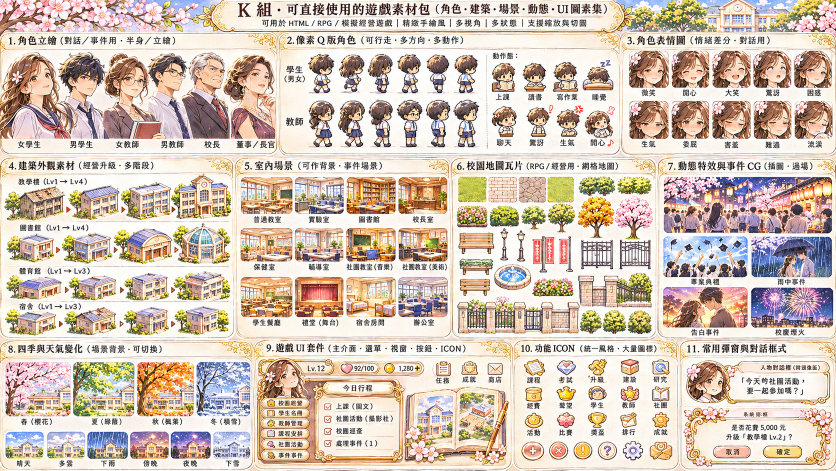
#> input picture assets/source/21_pack_K_game_assets.png, 1672 x 941 px (shown at 1/2 size)
$ python cut_props.py
#> lines starting #> are read from the running program, lines starting #| are printed output that depends on the picture
#!/usr/bin/env python3
"""樹木/裝飾/地磚：從素材 K（第 6 區）裁出，寫入 manifest。"""
import os,json,sys
sys.path.insert(0,os.path.dirname(os.path.abspath(__file__)))
import numpy as np
from PIL import Image,ImageEnhance
from segment import rm_bg,defringe
from scipy import ndimage as ndi
ROOT=os.path.dirname(os.path.dirname(os.path.abspath(__file__)))
k=Image.open(f'{ROOT}/assets/source/21_pack_K_game_assets.png').convert('RGBA').crop((912,350,1306,645))
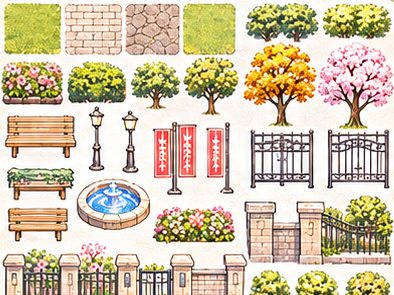
#> k: PIL image 394x295 RGBA; mean R, G, B, A 210.5, 195.6, 169.5, 255
B={'tree_g1':(131,60,181,112),'tree_g2':(184,55,239,117),'tree_orange':(243,43,317,130),'tree_pink':(318,45,393,132),
 'hedge':(67,60,128,104),'flowers':(1,60,65,108),'bench':(2,113,78,160),'lamp':(87,104,107,174),'fountain':(74,176,153,234),'banner':(152,118,199,198),'gate':(249,128,316,192)}
def get(n,tol=26):
    im=rm_bg(k.crop(B[n]),tol=tol,grow=1.3)
    if n in ('gate','banner'):
        a=np.array(im); w=(a[:,:,:3].min(2)>200); a[:,:,3]=np.where(w,0,a[:,:,3]); im=Image.fromarray(a)
    return defringe(im)
def trim(im):
    a=np.array(im)[:,:,3]>40; ys,xs=np.where(a); return im.crop((xs.min(),ys.min(),xs.max()+1,ys.max()+1))
#> (the run stopped early here; a loop or call above may not have finished)

$ run again, with assets/source/01_building_upgrade_stages.png copied over assets/source/21_pack_K_game_assets.png
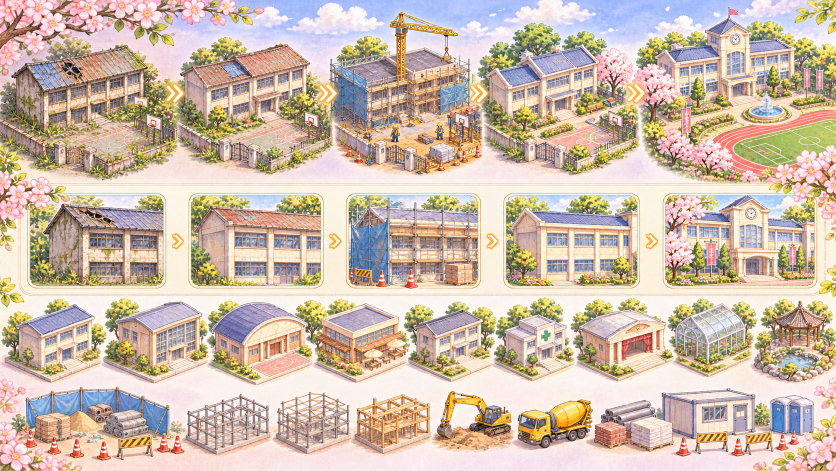
#> input picture assets/source/01_building_upgrade_stages.png, 1672 x 941 px (shown at 1/2 size)
#> `k=Image.open(f'{ROOT}/assets/source/21_pack_K_game_assets.png').conver..`:
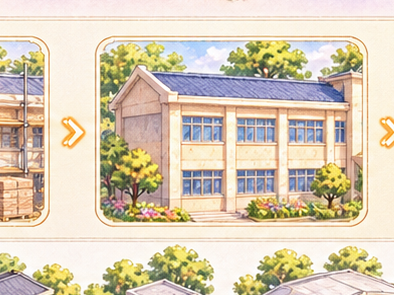
#> k: PIL image 394x295 RGBA; mean R, G, B, A 216.5, 203.1, 180, 246.5; transparent parts drawn white

$ run again, with assets/source/02_main_building_sheet.png copied over assets/source/21_pack_K_game_assets.png
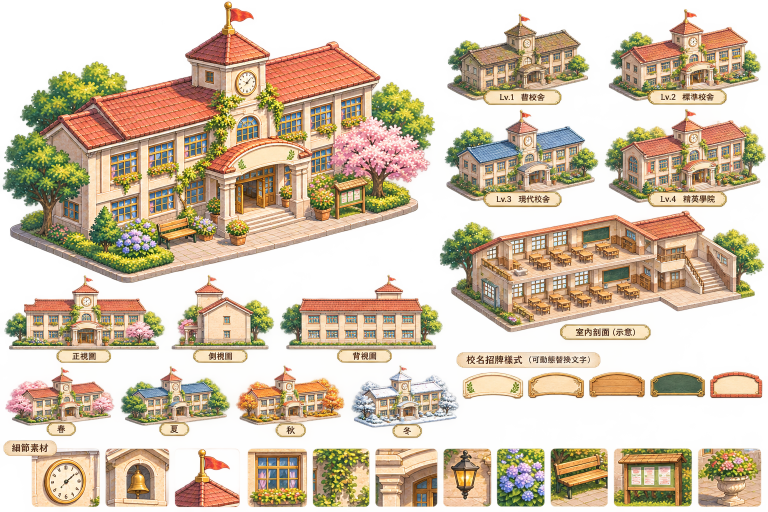
#> input picture assets/source/02_main_building_sheet.png, 1536 x 1024 px (shown at 1/2 size)
#> `k=Image.open(f'{ROOT}/assets/source/21_pack_K_game_assets.png').conver..`:
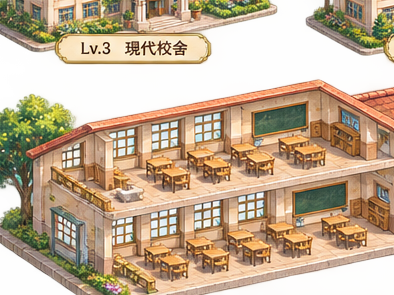
#> k: PIL image 394x295 RGBA; mean R, G, B, A 179.1, 151.6, 117.4, 190.5; transparent parts drawn white

$ run again, with assets/source/03_main_building_single.png copied over assets/source/21_pack_K_game_assets.png
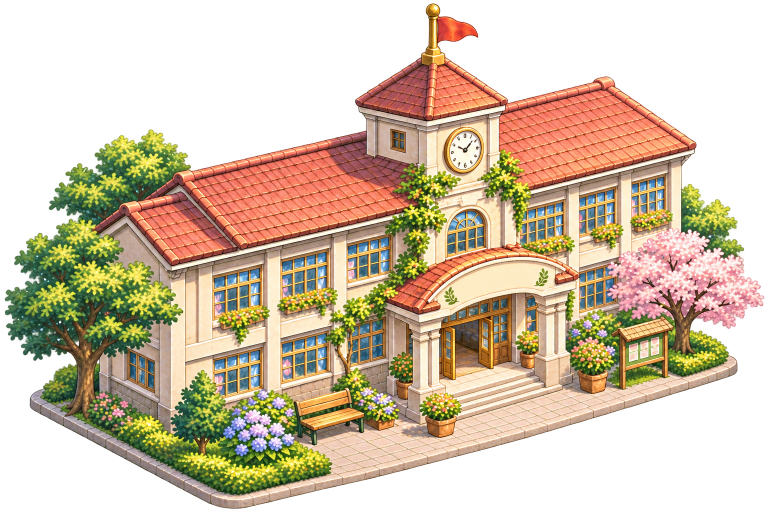
#> input picture assets/source/03_main_building_single.png, 1536 x 1024 px (shown at 1/2 size)
#> `k=Image.open(f'{ROOT}/assets/source/21_pack_K_game_assets.png').conver..`:
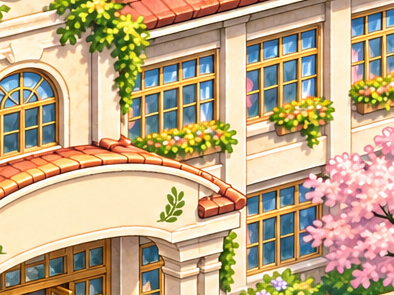
#> k: PIL image 394x295 RGBA; mean R, G, B, A 192.3, 168.8, 134.3, 253; transparent parts drawn white
